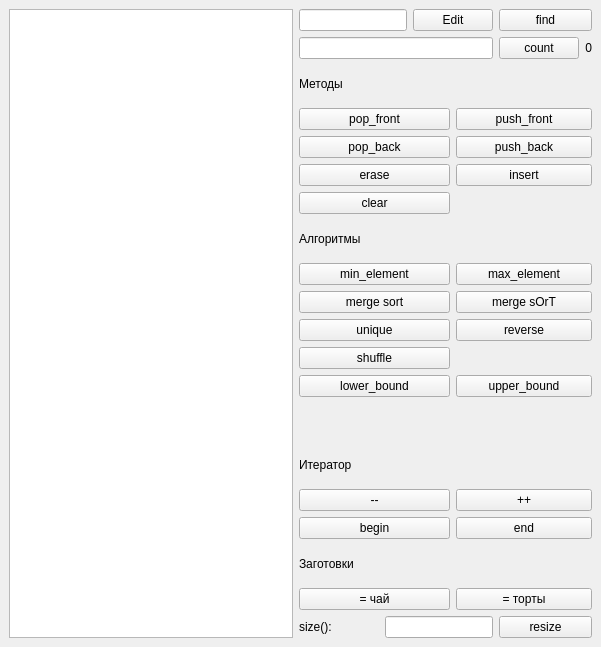
<?xml version="1.0" encoding="UTF-8"?>
<ui version="4.0">
 <class>MainWindow</class>
 <widget class="QMainWindow" name="MainWindow">
  <property name="geometry">
   <rect>
    <x>0</x>
    <y>0</y>
    <width>601</width>
    <height>647</height>
   </rect>
  </property>
  <property name="windowTitle">
   <string>std::vector demo</string>
  </property>
  <widget class="QWidget" name="centralwidget">
   <layout class="QGridLayout" name="gridLayout">
    <item row="0" column="0" rowspan="20">
     <widget class="QListWidget" name="list_widget"/>
    </item>
    <item row="0" column="1" colspan="2">
     <widget class="QLineEdit" name="txt_elem_content"/>
    </item>
    <item row="0" column="3" colspan="2">
     <widget class="QPushButton" name="pb_edit">
      <property name="text">
       <string>Edit</string>
      </property>
     </widget>
    </item>
    <item row="0" column="5" colspan="2">
     <widget class="QPushButton" name="pb_find">
      <property name="text">
       <string>find</string>
      </property>
     </widget>
    </item>
    <item row="1" column="1" colspan="4">
     <widget class="QLineEdit" name="le_count"/>
    </item>
    <item row="1" column="5">
     <widget class="QPushButton" name="pb_count">
      <property name="text">
       <string>count</string>
      </property>
     </widget>
    </item>
    <item row="1" column="6">
     <widget class="QLabel" name="lbl_count">
      <property name="text">
       <string>0</string>
      </property>
      <property name="alignment">
       <set>Qt::AlignRight|Qt::AlignTrailing|Qt::AlignVCenter</set>
      </property>
     </widget>
    </item>
    <item row="2" column="1" colspan="2">
     <widget class="QLabel" name="label">
      <property name="text">
       <string>Методы</string>
      </property>
     </widget>
    </item>
    <item row="3" column="1" colspan="3">
     <widget class="QPushButton" name="btn_pop_front">
      <property name="text">
       <string>pop_front</string>
      </property>
     </widget>
    </item>
    <item row="3" column="4" colspan="3">
     <widget class="QPushButton" name="btn_push_front">
      <property name="text">
       <string>push_front</string>
      </property>
     </widget>
    </item>
    <item row="4" column="1" colspan="3">
     <widget class="QPushButton" name="btn_pop_back">
      <property name="text">
       <string>pop_back</string>
      </property>
     </widget>
    </item>
    <item row="4" column="4" colspan="3">
     <widget class="QPushButton" name="btn_push_back">
      <property name="text">
       <string>push_back</string>
      </property>
     </widget>
    </item>
    <item row="5" column="1" colspan="3">
     <widget class="QPushButton" name="btn_erase">
      <property name="text">
       <string>erase</string>
      </property>
     </widget>
    </item>
    <item row="5" column="4" colspan="3">
     <widget class="QPushButton" name="btn_insert">
      <property name="text">
       <string>insert</string>
      </property>
     </widget>
    </item>
    <item row="6" column="1" colspan="3">
     <widget class="QPushButton" name="btn_clear">
      <property name="text">
       <string>clear</string>
      </property>
     </widget>
    </item>
    <item row="7" column="1" colspan="2">
     <widget class="QLabel" name="label_7">
      <property name="text">
       <string>Алгоритмы</string>
      </property>
     </widget>
    </item>
    <item row="8" column="1" colspan="3">
     <widget class="QPushButton" name="pb_min">
      <property name="text">
       <string>min_element</string>
      </property>
     </widget>
    </item>
    <item row="8" column="4" colspan="3">
     <widget class="QPushButton" name="pb_max">
      <property name="text">
       <string>max_element</string>
      </property>
     </widget>
    </item>
    <item row="9" column="1" colspan="3">
     <widget class="QPushButton" name="pb_sort">
      <property name="text">
       <string>merge sort</string>
      </property>
     </widget>
    </item>
    <item row="9" column="4" colspan="3">
     <widget class="QPushButton" name="pb_SORT">
      <property name="text">
       <string>merge sOrT</string>
      </property>
     </widget>
    </item>
    <item row="10" column="1" colspan="3">
     <widget class="QPushButton" name="pb_unique">
      <property name="text">
       <string>unique</string>
      </property>
     </widget>
    </item>
    <item row="10" column="4" colspan="3">
     <widget class="QPushButton" name="pb_reverse">
      <property name="text">
       <string>reverse</string>
      </property>
     </widget>
    </item>
    <item row="11" column="1" colspan="3">
     <widget class="QPushButton" name="pb_snuffle">
      <property name="text">
       <string>shuffle</string>
      </property>
     </widget>
    </item>
    <item row="12" column="1" colspan="3">
     <widget class="QPushButton" name="btn_lower_bound">
      <property name="text">
       <string>lower_bound</string>
      </property>
     </widget>
    </item>
    <item row="12" column="4" colspan="3">
     <widget class="QPushButton" name="btn_upper_bound">
      <property name="text">
       <string>upper_bound</string>
      </property>
     </widget>
    </item>
    <item row="13" column="1">
     <spacer name="horizontalSpacer">
      <property name="orientation">
       <enum>Qt::Horizontal</enum>
      </property>
      <property name="sizeType">
       <enum>QSizePolicy::Fixed</enum>
      </property>
      <property name="sizeHint" stdset="0">
       <size>
        <width>80</width>
        <height>20</height>
       </size>
      </property>
     </spacer>
    </item>
    <item row="14" column="1" colspan="2">
     <widget class="QLabel" name="label_4">
      <property name="text">
       <string>Итератор</string>
      </property>
     </widget>
    </item>
    <item row="15" column="1" colspan="3">
     <widget class="QPushButton" name="btn_dec_iterator">
      <property name="text">
       <string>--</string>
      </property>
     </widget>
    </item>
    <item row="15" column="4" colspan="3">
     <widget class="QPushButton" name="btn_inc_iterator">
      <property name="text">
       <string>++</string>
      </property>
     </widget>
    </item>
    <item row="16" column="1" colspan="3">
     <widget class="QPushButton" name="btn_begin">
      <property name="text">
       <string>begin</string>
      </property>
     </widget>
    </item>
    <item row="16" column="4" colspan="3">
     <widget class="QPushButton" name="btn_end">
      <property name="text">
       <string>end</string>
      </property>
     </widget>
    </item>
    <item row="17" column="1" colspan="2">
     <widget class="QLabel" name="label_2">
      <property name="text">
       <string>Заготовки</string>
      </property>
     </widget>
    </item>
    <item row="18" column="1" colspan="3">
     <widget class="QPushButton" name="btn_tea">
      <property name="text">
       <string>= чай</string>
      </property>
     </widget>
    </item>
    <item row="18" column="4" colspan="3">
     <widget class="QPushButton" name="btn_cakes">
      <property name="text">
       <string>= торты</string>
      </property>
     </widget>
    </item>
    <item row="19" column="1">
     <widget class="QLabel" name="label_3">
      <property name="text">
       <string>size():</string>
      </property>
     </widget>
    </item>
    <item row="19" column="2" colspan="3">
     <widget class="QLineEdit" name="txt_size">
      <property name="sizePolicy">
       <sizepolicy hsizetype="Expanding" vsizetype="Fixed">
        <horstretch>0</horstretch>
        <verstretch>0</verstretch>
       </sizepolicy>
      </property>
      <property name="minimumSize">
       <size>
        <width>0</width>
        <height>0</height>
       </size>
      </property>
      <property name="sizeIncrement">
       <size>
        <width>0</width>
        <height>0</height>
       </size>
      </property>
      <property name="baseSize">
       <size>
        <width>0</width>
        <height>0</height>
       </size>
      </property>
     </widget>
    </item>
    <item row="19" column="5" colspan="2">
     <widget class="QPushButton" name="pb_resize">
      <property name="text">
       <string>resize</string>
      </property>
     </widget>
    </item>
   </layout>
  </widget>
 </widget>
 <resources/>
 <connections/>
</ui>
